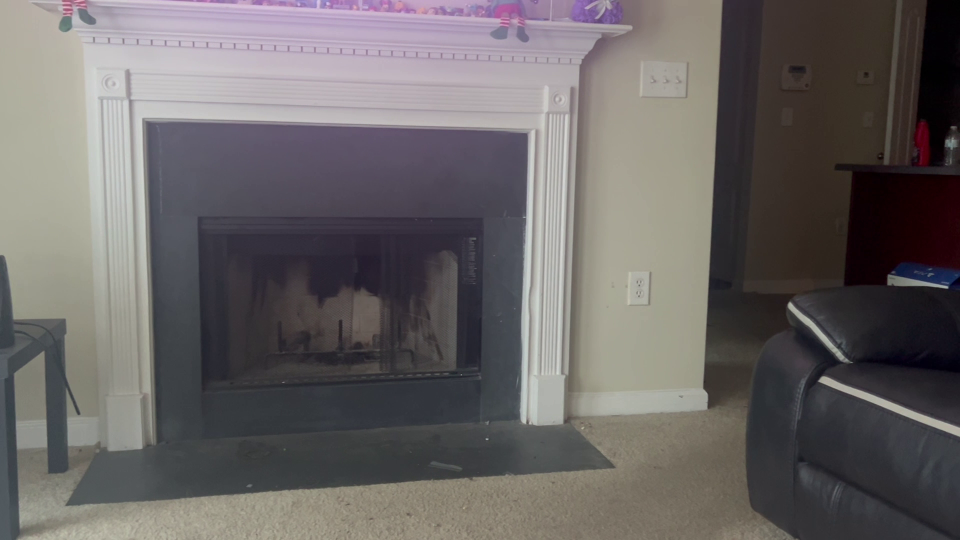
#> input picture frame_0199.png, 1920 x 1080 px, given in place of frame_0197.png, which was not available (shown at 1/2 size)
$ python question_5.py
#> lines starting #> are read from the running program, lines starting #| are printed output that depends on the picture; pictures that were not available may be replaced by others from this repository, and a replacement may not be noted
import cv2
import numpy as np
import matplotlib.pyplot as plt

# Initialize ORB detector
orb = cv2.ORB_create(nfeatures=1000)

reference_image = cv2.imread('video_frames/frame_0197.png', cv2.IMREAD_GRAYSCALE)
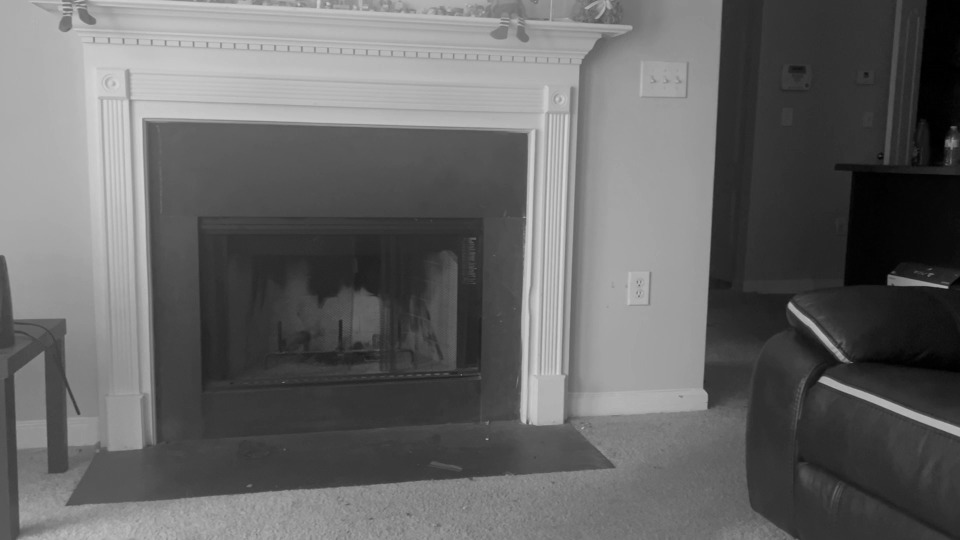
#> reference_image: shape (1080, 1920) (shown at 1/2 size); min 0, max 216, mean 102.3
target_image = cv2.imread('video_frames/frame_0198.png', cv2.IMREAD_GRAYSCALE)
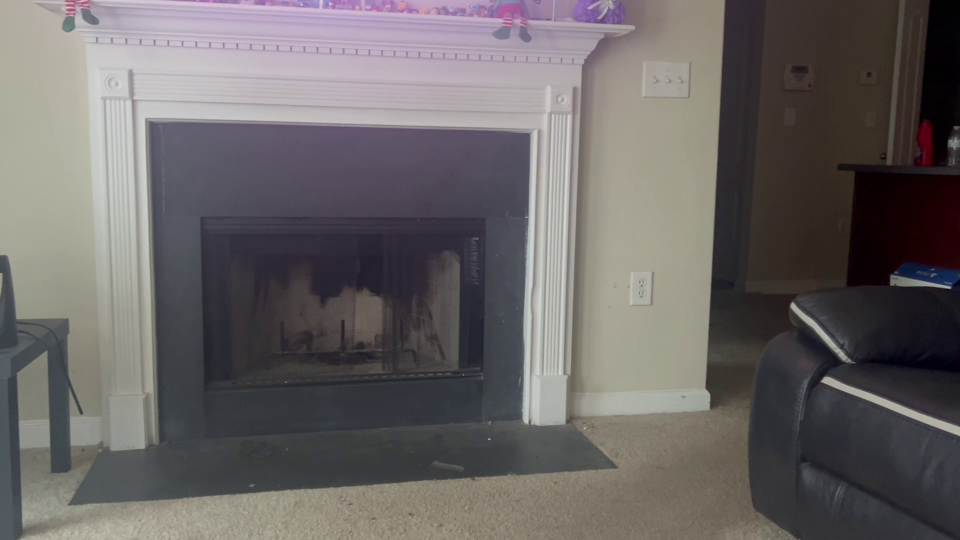
#> input picture frame_0198.png, 1920 x 1080 px, found by its file name (shown at 1/2 size)
#> target_image: shape (1080, 1920); min 0, max 215, mean 102.5

# Ensure images loaded correctly
if reference_image is None or target_image is None:
    raise ValueError("One of the images didn't load correctly. Check the file paths.")

# Detect keypoints and compute descriptors
reference_keypoints, reference_descriptors = orb.detectAndCompute(reference_image, None)
#> reference_keypoints = 982 keypoints; strongest (x, y, size): (1642, 759, 77.1), (1642, 761, 92.6), (1645, 760, 111.1), (1640, 761, 64.3)
target_keypoints, target_descriptors = orb.detectAndCompute(target_image, None)
#> target_keypoints = 984 keypoints; strongest (x, y, size): (1648, 761, 92.6), (1648, 760, 111.1), (1647, 761, 77.1), (1644, 761, 64.3)

# Create a BFMatcher object with Hamming distance and crossCheck
matcher = cv2.BFMatcher(cv2.NORM_HAMMING, crossCheck=True)

# Match descriptors
matches = matcher.match(reference_descriptors, target_descriptors)
#> matches = 673 matches

# Ensure 'matches' is a list for sorting
if not isinstance(matches, list):
    matches = list(matches)

# Sort matches by score
matches.sort(key=lambda x: x.distance)

# Draw top N matches
N = 50
matched_image = cv2.drawMatches(reference_image, reference_keypoints, target_image, target_keypoints, matches[:N], None)
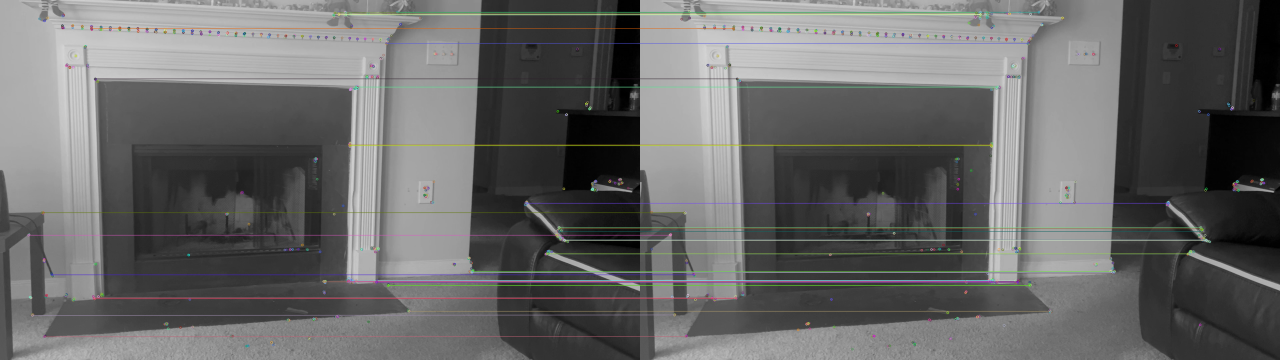
#> matched_image: shape (1080, 3840, 3) (shown at 1/3 size); mean of channels 0, 1, 2 103.1, 103.5, 103.4; drawn as B, G, R

# Display the matched image
cv2.imshow('Matched Features', matched_image)
cv2.waitKey(0)
cv2.destroyAllWindows()
